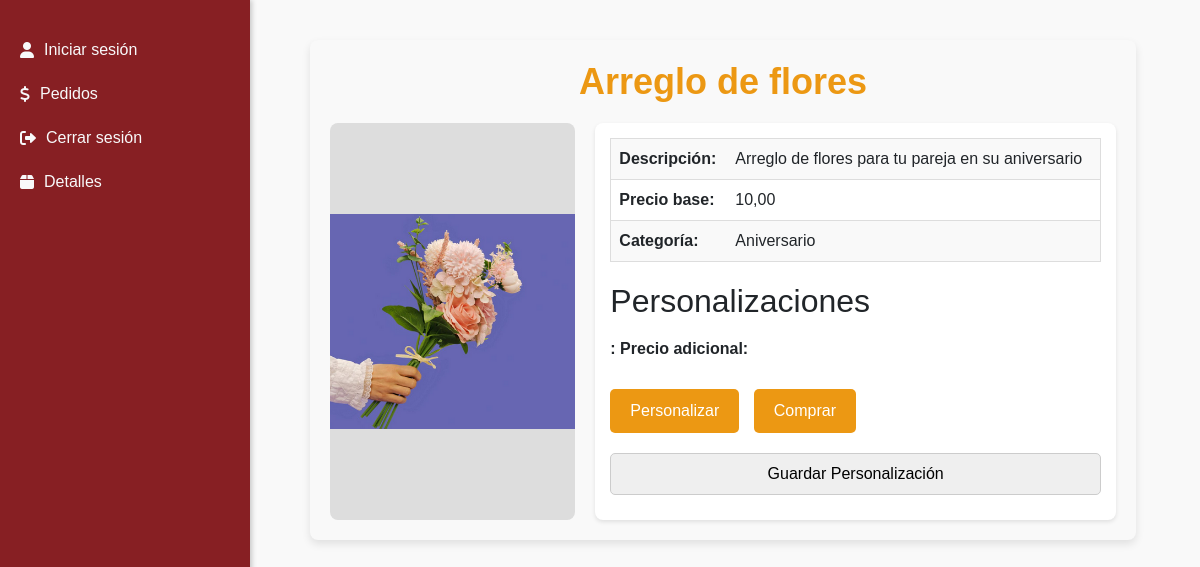
The app's page /productos/1 with its own data.
### pedidos/models.py (models this page shows, shortened)
class Producto(models.Model):
    nombre = models.CharField(max_length=50)
    descripcion = models.TextField(max_length=200)
    imagen = models.ImageField(upload_to='productos/')
    categoria = models.CharField(max_length=100)
    precio_base = models.DecimalField(max_digits=10, decimal_places=2, default=0.0, blank=True, null=True)

class Item(models.Model):
    OPC_PRODUCTO = [("base", "Producto Base"), ("extra", "Personalización")]
    nombre = models.CharField(max_length=50)
    imagen = models.ImageField(upload_to='items/', null=True, blank=True)
    precio = models.DecimalField(max_digits=10, decimal_places=2)
    tipo = models.CharField(max_length=50, choices=OPC_PRODUCTO)
    producto = models.ForeignKey(Producto, on_delete=models.CASCADE, related_name="items")

### pedidos/views.py (the view)
# urls.py: path('productos/<int:producto_id>', info_producto, name='info_producto'),                   #Visualizar
def info_producto(request, producto_id):
    producto = get_object_or_404(Producto, id=producto_id)
    personalizaciones = producto.items.filter(tipo='extra')
    contenido = {
        'producto': producto,
        'personalizaciones': personalizaciones
    }
    return render(request, 'info_productos.html', contenido)

### pedidos/templates/info_productos.html (shortened to what this page needs)
{% extends 'menu.html' %}
{% block content %}
<main class="mr-4">
    <div class="info-producto">
        <h1>{{ producto.nombre }}</h1> {{request.COOKIES.pedido_id}}
        <div class="producto-contenido">
            <div class="img">
                <img src="{{ producto.imagen.url }}" alt="{{ producto.nombre }}">
            </div>
            <div class="info">
                <table>
                    <tr>
                        <td><strong>Descripción:</strong></td>
                        <td>{{ producto.descripcion }}</td>
                    </tr>
                    <tr>
                        <td><strong>Precio base:</strong></td>
                        <td>{{ producto.precio_base }}</td>
                    </tr>
                    <tr>
                        <td><strong>Categoría:</strong></td>
                        <td>{{ producto.categoria }}</td>
                    </tr>
                </table>
                <h2>Personalizaciones</h2>
                <ul>
                    {% for item in personalizaciones %}
                    <li>
                        <strong>{{ item.personalizacion.tipo }}:</strong>
                        <strong> Precio adicional:</strong>
                    </li>
                    {% endfor %}
                </ul>
                <div class="botones">
                    <button id="btn-personalizar" class="btn btn-personalizar">Personalizar</button>
                    <button id="btn-comprar" class="btn btn-comprar">Comprar</button>
                </div>
                <div id="form-personalizacion" class="form-personalizacion">
                    <form method="post" action="" enctype="multipart/form-data">
                        <input type="submit" value="Guardar Personalización">
                    </form>
                </div>
            </div>
        </div>
    </div>
</main>
{% endblock %}

### static/css/main.css (style rules this page uses)
body { font-family: Arial, sans-serif; margin: 20px; padding: 0; background-color: #f9f9f9; }
table { background-color: #fff; border-radius: 5px; border: 1px solid #ddd; }
tbody tr:nth-child(odd) { background-color: #f9f9f9; }
tbody tr:nth-child(even) { background-color: #fff; }
tbody td { vertical-align: middle; }
main { margin-left: 270px; padding: 20px; }
main ul { list-style-type: none; padding-left: 0; }
main ul li { margin-bottom: 10px; }
.info-producto { background-color: #f9f9f9; padding: 20px; border-radius: 8px; box-shadow: 0 4px 8px rgba(0, 0, 0, 0.1); }
.info-producto h1 { font-size: 36px; color: #ec9813; font-weight: bold; text-align: center; margin-bottom: 20px; }
.producto-contenido { display: flex; gap: 20px; }
.info-producto .img { flex: 1; background-color: #ddd; border-radius: 8px; overflow: hidden; display: flex; justify-content: center; align-items: center; }
.info-producto .img img { max-width: 100%; height: auto; }
.info-producto .info { flex: 2; background-color: #fff; padding: 15px; border-radius: 8px; box-shadow: 0 2px 4px rgba(0, 0, 0, 0.1); }
.info-producto .info table { width: 100%; margin-bottom: 20px; border-collapse: collapse; }
.info-producto .info table td { padding: 8px; border-bottom: 1px solid #ddd; }
.info-producto .info table td:first-child { font-weight: bold; }
.info-producto .info ul { list-style: none; padding: 0; }
.info-producto .info ul li { padding: 8px 0; border-bottom: 1px solid #ddd; }
.info-producto .info ul li:last-child { border-bottom: none; }
.botones { margin-top: 20px; }
.btn { padding: 10px 20px; font-size: 16px; border: none; border-radius: 5px; cursor: pointer; transition: background-color 0.3s ease; margin-right: 10px; }
.btn-personalizar { background-color: #ec9813; color: white; }
.btn-comprar { background-color: #ec9813; color: white; }
.form-personalizacion { margin-top: 20px; }
.form-personalizacion form { display: flex; flex-direction: column; }
.form-personalizacion input, .form-personalizacion textarea { margin-bottom: 10px; padding: 8px; font-size: 16px; border: 1px solid #ccc; border-radius: 5px; }

### records on screen
Producto: nombre "Arreglo de flores", imagen (picture), descripcion "Arreglo de flores para tu pareja en su aniversario", precio_base "10,00", categoria "Aniversario"
